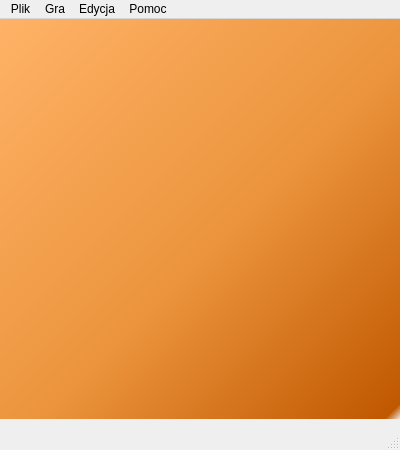
<?xml version="1.0" encoding="UTF-8"?>
<ui version="4.0">
 <class>MainWindow</class>
 <widget class="QMainWindow" name="MainWindow">
  <property name="geometry">
   <rect>
    <x>0</x>
    <y>0</y>
    <width>400</width>
    <height>450</height>
   </rect>
  </property>
  <property name="sizePolicy">
   <sizepolicy hsizetype="Preferred" vsizetype="Preferred">
    <horstretch>0</horstretch>
    <verstretch>0</verstretch>
   </sizepolicy>
  </property>
  <property name="minimumSize">
   <size>
    <width>400</width>
    <height>450</height>
   </size>
  </property>
  <property name="windowTitle">
   <string>Diabolo</string>
  </property>
  <widget class="QWidget" name="centralWidget">
   <widget class="Pitch" name="graphicsView">
    <property name="geometry">
     <rect>
      <x>0</x>
      <y>0</y>
      <width>400</width>
      <height>400</height>
     </rect>
    </property>
    <property name="styleSheet">
     <string notr="true">background-color: qlineargradient(spread:reflect, x1:0, y1:0, x2:1, y2:1, stop:0 rgba(255, 178, 102, 255), stop:0.55 rgba(235, 148, 61, 255), stop:0.979798 rgba(192, 88, 0, 255), stop:1 rgba(0, 0, 0, 0));</string>
    </property>
    <property name="frameShape">
     <enum>QFrame::NoFrame</enum>
    </property>
    <property name="verticalScrollBarPolicy">
     <enum>Qt::ScrollBarAlwaysOff</enum>
    </property>
    <property name="horizontalScrollBarPolicy">
     <enum>Qt::ScrollBarAlwaysOff</enum>
    </property>
   </widget>
  </widget>
  <widget class="QMenuBar" name="menuBar">
   <property name="geometry">
    <rect>
     <x>0</x>
     <y>0</y>
     <width>400</width>
     <height>25</height>
    </rect>
   </property>
   <widget class="QMenu" name="menuPlik">
    <property name="title">
     <string>Plik</string>
    </property>
    <addaction name="actionNowa_gra"/>
    <addaction name="separator"/>
    <addaction name="actionWczytaj_gre"/>
    <addaction name="actionZapisz_gre"/>
    <addaction name="separator"/>
    <addaction name="separator"/>
    <addaction name="actionZakoncz_gre"/>
   </widget>
   <widget class="QMenu" name="menuGra">
    <property name="title">
     <string>Gra</string>
    </property>
    <addaction name="actionCofnij_ruch"/>
    <addaction name="actionPowtorz_ruch"/>
    <addaction name="separator"/>
    <addaction name="actionPodpowiedz"/>
    <addaction name="actionRuch_komputera"/>
    <addaction name="actionUstawienia"/>
    <addaction name="separator"/>
    <addaction name="actionZakoncz_ture"/>
   </widget>
   <widget class="QMenu" name="menuEdycja">
    <property name="title">
     <string>Edycja</string>
    </property>
    <addaction name="actionWlacz_tryb_edycji"/>
   </widget>
   <widget class="QMenu" name="menuPomoc">
    <property name="title">
     <string>Pomoc</string>
    </property>
    <addaction name="actionZasady_gry"/>
    <addaction name="separator"/>
    <addaction name="actionO_programie"/>
   </widget>
   <addaction name="menuPlik"/>
   <addaction name="menuGra"/>
   <addaction name="menuEdycja"/>
   <addaction name="menuPomoc"/>
  </widget>
  <widget class="QStatusBar" name="statusBar"/>
  <action name="actionNowa_gra">
   <property name="text">
    <string>Nowa gra</string>
   </property>
   <property name="shortcut">
    <string>N</string>
   </property>
  </action>
  <action name="actionWczytaj_gre">
   <property name="enabled">
    <bool>true</bool>
   </property>
   <property name="text">
    <string>Wczytaj grę</string>
   </property>
   <property name="shortcut">
    <string>Ctrl+O</string>
   </property>
  </action>
  <action name="actionZapisz_gre">
   <property name="enabled">
    <bool>false</bool>
   </property>
   <property name="text">
    <string>Zapisz grę</string>
   </property>
   <property name="shortcut">
    <string>Ctrl+S</string>
   </property>
  </action>
  <action name="actionZakoncz_gre">
   <property name="text">
    <string>Zakończ grę</string>
   </property>
   <property name="shortcut">
    <string>Esc</string>
   </property>
  </action>
  <action name="actionCofnij_ruch">
   <property name="enabled">
    <bool>false</bool>
   </property>
   <property name="text">
    <string>Cofnij ruch</string>
   </property>
   <property name="shortcut">
    <string>Left</string>
   </property>
  </action>
  <action name="actionPowtorz_ruch">
   <property name="enabled">
    <bool>false</bool>
   </property>
   <property name="text">
    <string>Powtórz ruch</string>
   </property>
   <property name="shortcut">
    <string>Right</string>
   </property>
  </action>
  <action name="actionRuch_komputera">
   <property name="enabled">
    <bool>false</bool>
   </property>
   <property name="text">
    <string>Ruch komputera</string>
   </property>
   <property name="shortcut">
    <string>R</string>
   </property>
  </action>
  <action name="actionZakoncz_ture">
   <property name="enabled">
    <bool>false</bool>
   </property>
   <property name="text">
    <string>Zakończ turę</string>
   </property>
   <property name="shortcut">
    <string>Return</string>
   </property>
  </action>
  <action name="actionWlacz_tryb_edycji">
   <property name="enabled">
    <bool>false</bool>
   </property>
   <property name="text">
    <string>Wł/wył tryb edycji</string>
   </property>
   <property name="shortcut">
    <string>E</string>
   </property>
  </action>
  <action name="actionUstawienia">
   <property name="enabled">
    <bool>false</bool>
   </property>
   <property name="text">
    <string>Przełącz autoruchy</string>
   </property>
   <property name="shortcut">
    <string>A</string>
   </property>
  </action>
  <action name="actionZasady_gry">
   <property name="text">
    <string>Zasady gry</string>
   </property>
   <property name="shortcut">
    <string>F1</string>
   </property>
  </action>
  <action name="actionO_programie">
   <property name="text">
    <string>O programie</string>
   </property>
   <property name="shortcut">
    <string>F9</string>
   </property>
  </action>
  <action name="actionPodpowiedz">
   <property name="enabled">
    <bool>false</bool>
   </property>
   <property name="text">
    <string>Podpowiedź</string>
   </property>
   <property name="shortcut">
    <string>H</string>
   </property>
  </action>
 </widget>
 <layoutdefault spacing="6" margin="11"/>
 <customwidgets>
  <customwidget>
   <class>Pitch</class>
   <extends>QGraphicsView</extends>
   <header>pitch.h</header>
   <slots>
    <signal>enable_back(bool)</signal>
    <signal>enable_forth(bool)</signal>
    <signal>enable_turn_end(bool)</signal>
    <signal>enable_hint(bool)</signal>
    <slot>load_game()</slot>
    <slot>save_game()</slot>
   </slots>
  </customwidget>
 </customwidgets>
 <resources/>
 <connections>
  <connection>
   <sender>graphicsView</sender>
   <signal>enable_forth(bool)</signal>
   <receiver>actionPowtorz_ruch</receiver>
   <slot>setEnabled(bool)</slot>
   <hints>
    <hint type="sourcelabel">
     <x>199</x>
     <y>224</y>
    </hint>
    <hint type="destinationlabel">
     <x>-1</x>
     <y>-1</y>
    </hint>
   </hints>
  </connection>
  <connection>
   <sender>actionZapisz_gre</sender>
   <signal>triggered()</signal>
   <receiver>graphicsView</receiver>
   <slot>save_game()</slot>
   <hints>
    <hint type="sourcelabel">
     <x>-1</x>
     <y>-1</y>
    </hint>
    <hint type="destinationlabel">
     <x>199</x>
     <y>224</y>
    </hint>
   </hints>
  </connection>
  <connection>
   <sender>graphicsView</sender>
   <signal>enable_back(bool)</signal>
   <receiver>actionCofnij_ruch</receiver>
   <slot>setEnabled(bool)</slot>
   <hints>
    <hint type="sourcelabel">
     <x>199</x>
     <y>224</y>
    </hint>
    <hint type="destinationlabel">
     <x>-1</x>
     <y>-1</y>
    </hint>
   </hints>
  </connection>
  <connection>
   <sender>graphicsView</sender>
   <signal>enable_turn_end(bool)</signal>
   <receiver>actionZakoncz_ture</receiver>
   <slot>setEnabled(bool)</slot>
   <hints>
    <hint type="sourcelabel">
     <x>199</x>
     <y>224</y>
    </hint>
    <hint type="destinationlabel">
     <x>-1</x>
     <y>-1</y>
    </hint>
   </hints>
  </connection>
  <connection>
   <sender>graphicsView</sender>
   <signal>enable_hint(bool)</signal>
   <receiver>actionPodpowiedz</receiver>
   <slot>setEnabled(bool)</slot>
   <hints>
    <hint type="sourcelabel">
     <x>199</x>
     <y>224</y>
    </hint>
    <hint type="destinationlabel">
     <x>199</x>
     <y>224</y>
    </hint>
   </hints>
  </connection>
 </connections>
</ui>
